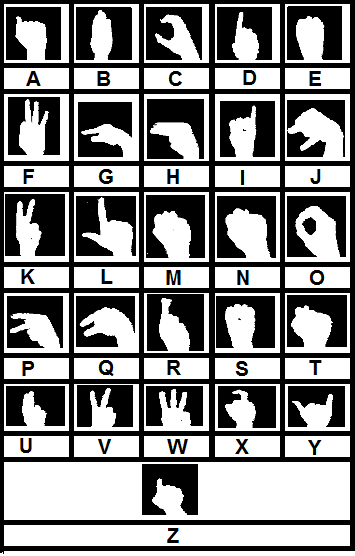
#> input picture src/template.png, 355 x 556 px, given in place of the camera
$ python hand.py   (older library calls are emulated)
#> lines starting #> are read from the running program, lines starting #| are printed output that depends on the picture; after the words box and inside, x2 and y2 are one past the last pixel; in counts of white or black regions, pixels touching at a corner belong together
import cv2
import numpy as np
import time

# Open Camera object
cap = cv2.VideoCapture(0)

# Decrease frame size
cap.set(cv2.CAP_PROP_FRAME_WIDTH, 1000)
cap.set(cv2.CAP_PROP_FRAME_HEIGHT, 600)


def nothing(x):
    pass


# Function to find angle between two vectors
def Angle(v1, v2):
    dot = np.dot(v1, v2)
    x_modulus = np.sqrt((v1 * v1).sum())
    y_modulus = np.sqrt((v2 * v2).sum())
    cos_angle = dot / x_modulus / y_modulus
    angle = np.degrees(np.arccos(cos_angle))
    return angle


# Function to find distance between two points in a list of lists
def FindDistance(A, B):
    return np.sqrt(np.power((A[0][0] - B[0][0]), 2) + np.power((A[0][1] - B[0][1]), 2))


# Creating a window for HSV track bars
cv2.namedWindow('HSV_TrackBar')

# Starting with 100's to prevent error while masking
h, s, v = 100, 100, 100

# Creating track bar
cv2.createTrackbar('h', 'HSV_TrackBar', 0, 179, nothing)
cv2.createTrackbar('s', 'HSV_TrackBar', 0, 255, nothing)
cv2.createTrackbar('v', 'HSV_TrackBar', 0, 255, nothing)

while (1):

    # Measure execution time
    start_time = time.time()

    # Capture frames from the camera
    ret, frame = cap.read()
#> frame is the input picture: shape (556, 355, 3); mean B, G, R 137.7, 137.7, 137.7

    # Blur the image
    blur = cv2.blur(frame, (3, 3))
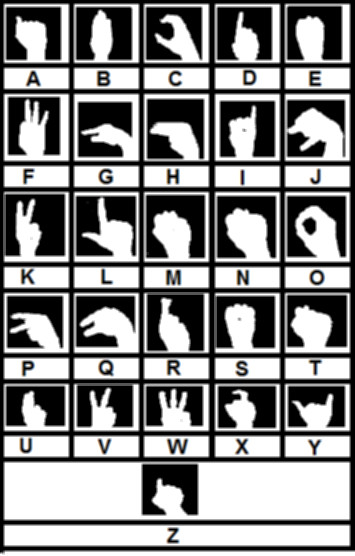
#> blur: shape (556, 355, 3); mean B, G, R 137.7, 137.7, 137.7

    # Convert to HSV color space
    hsv = cv2.cvtColor(blur, cv2.COLOR_BGR2HSV)
#> hsv: shape (556, 355, 3); mean H, S, V 1.6, 2, 138.1

    # Create a binary image with where white will be skin colors and rest is black
    mask2 = cv2.inRange(hsv, np.array([2, 50, 50]), np.array([15, 255, 255]))
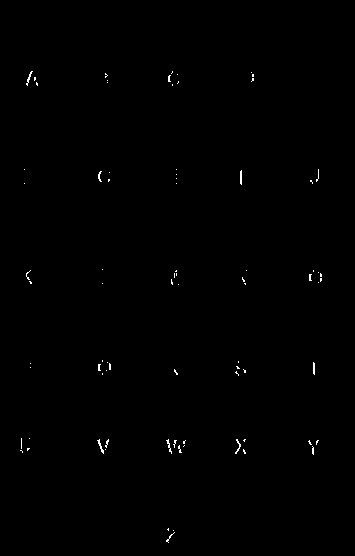
#> mask2: shape (556, 355); 0.3% white in thin lines or dots, all inside (x1, y1, x2, y2) = (20, 71, 322, 543)

    # Kernel matrices for morphological transformation
    kernel_square = np.ones((11, 11), np.uint8)
    kernel_ellipse = cv2.getStructuringElement(cv2.MORPH_ELLIPSE, (5, 5))

    # Perform morphological transformations to filter out the background noise
    # Dilation increase skin color area
    # Erosion increase skin color area
    dilation = cv2.dilate(mask2, kernel_ellipse, iterations=1)
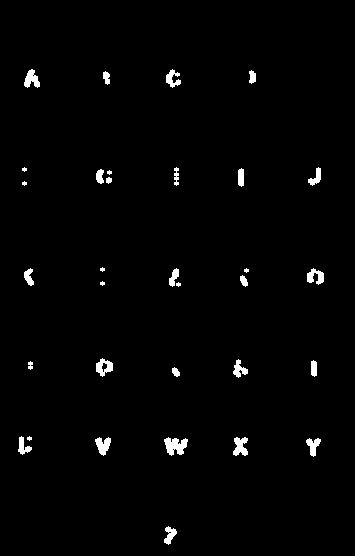
#> dilation: shape (556, 355); 1.6% white; 32 white regions (8 under 20 px), largest, box (x1, y1, x2, y2) and area: (164, 437, 188, 456) 288, (233, 437, 248, 456) 197, (95, 437, 111, 456) 186
    erosion = cv2.erode(dilation, kernel_square, iterations=1)
#> erosion: shape (556, 355); every value is 0
    dilation2 = cv2.dilate(erosion, kernel_ellipse, iterations=1)
    filtered = cv2.medianBlur(dilation2, 5)
    kernel_ellipse = cv2.getStructuringElement(cv2.MORPH_ELLIPSE, (8, 8))
    dilation2 = cv2.dilate(filtered, kernel_ellipse, iterations=1)
    kernel_ellipse = cv2.getStructuringElement(cv2.MORPH_ELLIPSE, (5, 5))
    dilation3 = cv2.dilate(filtered, kernel_ellipse, iterations=1)
    median = cv2.medianBlur(dilation2, 5)
    ret, thresh = cv2.threshold(median, 127, 255, 0)

    # Find contours of the filtered frame
    _, contours, hierarchy = cv2.findContours(thresh, cv2.RETR_TREE, cv2.CHAIN_APPROX_SIMPLE)
#> contours = []

    # Draw Contours
    # cv2.drawContours(frame, cnt, -1, (122,122,0), 3)
    # cv2.imshow('Dilation',median)

    # Find Max contour area (Assume that hand is in the frame)
    max_area = 100
    ci = 0
    for i in range(len(contours)):
        cnt = contours[i]
        area = cv2.contourArea(cnt)
        if (area > max_area):
            max_area = area
            ci = i
#> this loop made 0 passes
#> after the loop, ci = 0; max_area = 100

        # Largest area contour
#> (the run stopped early here; a loop or call above may not have finished)
